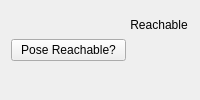
       <widget class="QWidget" name="tweak_widget_7" native="true">
        <property name="minimumSize">
         <size>
          <width>0</width>
          <height>50</height>
         </size>
        </property>
        <layout class="QHBoxLayout" name="tweak_layout_7" stretch="0,0">
         <property name="spacing">
          <number>3</number>
         </property>
         <property name="topMargin">
          <number>1</number>
         </property>
         <property name="bottomMargin">
          <number>1</number>
         </property>
         <item>
          <widget class="PyDMPushButton" name="PyDMPushButton">
           <property name="sizePolicy">
            <sizepolicy hsizetype="MinimumExpanding" vsizetype="Fixed">
             <horstretch>0</horstretch>
             <verstretch>0</verstretch>
            </sizepolicy>
           </property>
           <property name="toolTip">
            <string/>
           </property>
           <property name="text">
            <string>Pose Reachable?</string>
           </property>
           <property name="channel" stdset="0">
            <string>ca://${BASE}:CMD:REACHABLE</string>
           </property>
           <property name="confirmMessage" stdset="0">
            <string/>
           </property>
           <property name="pressValue" stdset="0">
            <string>1</string>
           </property>
           <property name="releaseValue" stdset="0">
            <string>None</string>
           </property>
           <property name="writeWhenRelease" stdset="0">
            <bool>true</bool>
           </property>
          </widget>
         </item>
         <item>
          <layout class="QVBoxLayout" name="alarm_layout_7">
           <property name="topMargin">
            <number>0</number>
           </property>
           <item alignment="Qt::AlignHCenter">
            <widget class="QLabel" name="alarm_label_7">
             <property name="minimumSize">
              <size>
               <width>60</width>
               <height>0</height>
              </size>
             </property>
             <property name="text">
              <string>Reachable</string>
             </property>
             <property name="alignment">
              <set>Qt::AlignCenter</set>
             </property>
             <property name="wordWrap">
              <bool>true</bool>
             </property>
            </widget>
           </item>
           <item>
            <widget class="PyDMByteIndicator" name="PyDMByteIndicator">
             <property name="toolTip">
              <string/>
             </property>
             <property name="channel" stdset="0">
              <string>ca://${BASE}:REACHABLE</string>
             </property>
             <property name="offColor" stdset="0">
              <color>
               <red>255</red>
               <green>0</green>
               <blue>0</blue>
              </color>
             </property>
             <property name="showLabels" stdset="0">
              <bool>false</bool>
             </property>
             <property name="circles" stdset="0">
              <bool>true</bool>
             </property>
            </widget>
           </item>
          </layout>
         </item>
        </layout>
       </widget>
